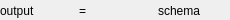
<?xml version="1.0" encoding="UTF-8"?>
<!--
Autori: Juraj Kula (xkulaj02), Michal Vaško (xvasko14)
Popis: Generovaný súbor
-->
<ui version="4.0">
 <class>rectangleInfoDialogData</class>
 <widget class="QWidget" name="rectangleInfoDialogData">
  <property name="geometry">
   <rect>
    <x>0</x>
    <y>0</y>
    <width>230</width>
    <height>20</height>
   </rect>
  </property>
  <property name="windowTitle">
   <string>Form</string>
  </property>
  <widget class="QWidget" name="horizontalLayoutWidget">
   <property name="geometry">
    <rect>
     <x>0</x>
     <y>0</y>
     <width>231</width>
     <height>21</height>
    </rect>
   </property>
   <layout class="QHBoxLayout" name="horizontalLayout">
    <item>
     <widget class="QLabel" name="output">
      <property name="text">
       <string>output</string>
      </property>
     </widget>
    </item>
    <item>
     <widget class="QLabel" name="equal">
      <property name="text">
       <string>=</string>
      </property>
     </widget>
    </item>
    <item>
     <widget class="QLabel" name="schema">
      <property name="text">
       <string>schema</string>
      </property>
      <property name="alignment">
       <set>Qt::AlignLeading|Qt::AlignLeft|Qt::AlignVCenter</set>
      </property>
     </widget>
    </item>
   </layout>
  </widget>
 </widget>
 <resources/>
 <connections/>
</ui>
